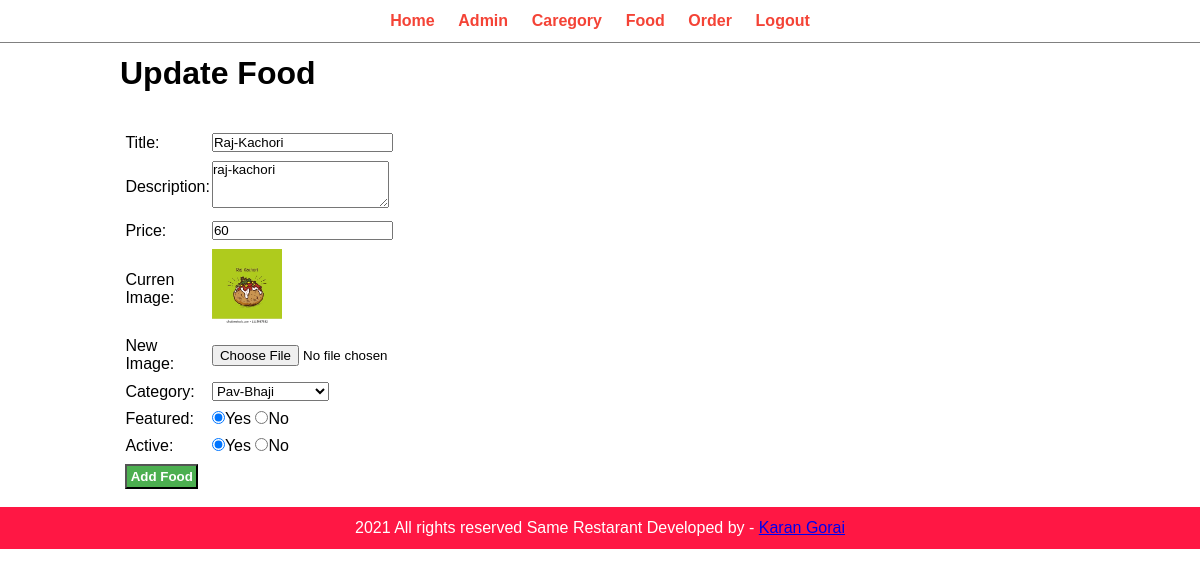
/admin/update-food.php?id=9 (signed in), run on the app's committed database.
### tables this page shows
CREATE TABLE IF NOT EXISTS `tbl_food` (
  `id` int(10) UNSIGNED NOT NULL AUTO_INCREMENT,
  `title` varchar(150) DEFAULT NULL,
  `description` varchar(255) DEFAULT NULL,
  `price` decimal(10,0) DEFAULT NULL,
  `image_name` varchar(255) DEFAULT NULL,
  `category_id` varchar(255) DEFAULT NULL,
  `featured` varchar(10) DEFAULT NULL,
  `active` varchar(10) DEFAULT NULL,
  PRIMARY KEY (`id`)
);

### admin/update-food.php (the view, shortened to what this page needs)
<?php include 'partial/menu.php'; ?>
<div class="main-conrent">
	<div class="wrapper">
		<h1>Update Food</h1><br><br>
		<?php
		if (isset($_GET['id'])) {
			$id = $_GET['id'];
			$sql2 = "SELECT * FROM tbl_food WHERE id=$id";
			$res2 = mysqli_query($con,$sql2);
			$row2 = mysqli_fetch_assoc($res2);
			$title = $row2['title'];
			$description = $row2['description'];
			$price = $row2['price'];
			$current_image = $row2['image_name'];
			$featured = $row2['featured'];
			$active = $row2['active'];
		}
		 ?>
		<form action="" method="post" enctype="multipart/form-data">
			<table class="tbl-30">
				<tr>
					<td>Title: </td>
					<td><input type="text" name="title" value="<?php echo $title; ?>"></td>
				</tr>
				<tr>
					<td>Description: </td>
					<td><textarea name="description" rows="3"><?php echo "$description"; ?></textarea></td>
				</tr>
				<tr>
					<td>Price: </td>
					<td><input type="number" name="price" value="<?php echo $price; ?>"></td>
				</tr>
				<tr>
					<td>Curren Image: </td>
					<td>
						<?php
							if ($current_image == "") {
								echo "<div class='error'>Image is not available</div>";
							}else{
								?>
									<img src="<?php echo SITEURL; ?>images/food/<?php echo $current_image; ?>" style="width: 70px;">
								<?php
							}
						 ?>
					</td>
				</tr>
				<tr>
					<td>New Image: </td>
					<td><input type="file" name="new_image"></td>
				</tr>
				<tr>
					<td>Category: </td>
					<td>
						<select name="category">
							<?php
								$sql = "SELECT * FROM tnl_category WHERE active='yes'";
								$res = mysqli_query($con,$sql);
								$count = mysqli_num_rows($res);
								if ($count > 0) {
									while ($row = mysqli_fetch_assoc($res)) {
										$title = $row['title'];
										?>
										<option value="<?php echo $title; ?>"><?php echo $title; ?></option>
										<?php
									}
								}else{
									?>
									<option value="0">No Category</option>
									<?php
								}
							 ?>
						</select>
					</td>
				</tr>
				<tr>
					<td>Featured: </td>
					<td>
						<input <?php if ($featured=="yes"){echo "Checked";} ?> type="radio" name="featured" value="yes">Yes
						<input <?php if ($featured=="no"){echo "Checked";} ?> type="radio" name="featured" value="no">No
					</td>
				</tr>
				<tr>
					<td>Active: </td>
					<td>
						<input <?php if ($active=="yes"){echo "Checked";} ?> type="radio" name="active" value="yes">Yes
						<input <?php if ($active=="no"){echo "Checked";} ?> type="radio" name="active" value="no">No
					</td>
				</tr>
				<tr>
					<td colspan="2">
						<input type="submit" name="submit" value="Add Food" class="btn-secondry">
					</td>
				</tr>
			</table>
		</form>
	</div>
</div>
<?php include 'partial/footer.php'; ?>

### css/admin.css (style rules this page uses)
* { margin: 0; padding: 0; font-family: Arial, Helvetica, sans-serif; }
.wrapper { padding: 1%; width: 80%; margin: 0 auto; }
.tbl-30 { width: 30%; }
table tr td { padding: 1%; }
.btn-secondry { background-color: #4caf50; padding: 1%; color: white; text-decoration: none; font-weight: bold; }

### data on the page
tbl_food: title "Raj-Kachori", description "raj-kachori", price "60", image_name (picture), featured "☑", active "☑"

### other printed values
form field category "Pav-Bhaji"
